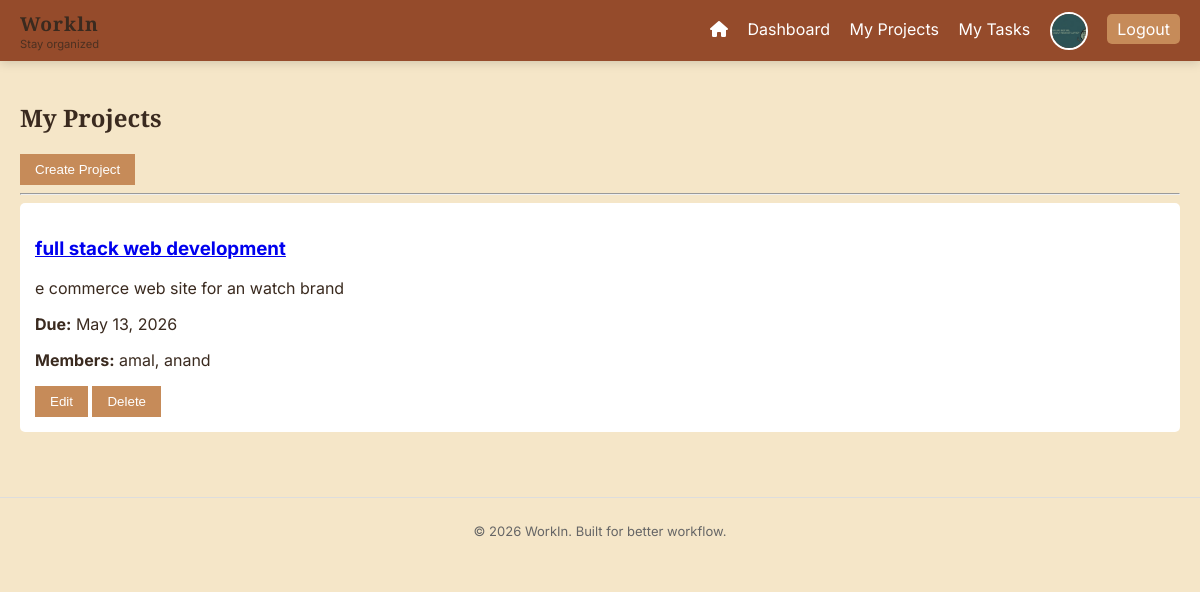
/projects/ (signed in), run on the app's committed database.
### users/models.py (models this page shows)
class CustomUser(AbstractUser):
    ROLE_CHOICES = (
        ('admin', 'Admin'),
        ('member', 'Member'),
    )
    role = models.CharField(max_length=10, choices=ROLE_CHOICES, default='member')
    mobile_number = models.CharField(max_length=15, blank=True, null=True)
    profile_picture = models.ImageField(upload_to='profile_pics/', blank=True, null=True)
    job_title = models.CharField(max_length=100, blank=True, null=True)

### projects/models.py (models this page shows, shortened)
class Project(models.Model):
    name = models.CharField(max_length=100)
    description = models.TextField()
    created_by = models.ForeignKey(User, on_delete=models.CASCADE)
    members = models.ManyToManyField(User, related_name='projects')
    due_date = models.DateField(null=True, blank=True)

### projects/views.py (the view, shortened to what this page needs)
# urls.py: path('', project_list, name='projects'),
@login_required
def project_list(request):
    user = request.user
    projects = Project.objects.filter(members=user)
    users = User.objects.all()
    return render(request, 'projects.html', {
        'projects': projects,
        'users': users,
        'page_title': 'My Projects'
    })

### templates/projects.html (shortened to what this page needs)
{% extends 'base.html' %}
{% block content %}
<h2>{{ page_title }}</h2>
{% if request.user.role == 'admin' %}
    <button onclick="toggleForm()">Create Project</button>
{% endif %}
<hr>
{% for project in projects %}
    <div class="card">
        <a href="{% url 'project_detail' project.id %}">
        <h3>{{ project.name }}</h3></a>
        <p>{{ project.description }}</p>
        <p><strong>Due:</strong> {{ project.due_date }}</p>
        <p><strong>Members:</strong> {% for member in project.members.all %}{{ member.username }}{% if not forloop.last %}, {% endif %}{% empty %}None{% endfor %}</p>
        {% if request.user.role == 'admin' %}
            <button onclick="toggleEdit({{ project.id }})">Edit</button>
            <form method="POST" style="display:inline;">
                <button type="submit">Delete</button>
            </form>
        {% endif %}
    </div>
{% empty %}
    <p>No projects found</p>
{% endfor %}
{% endblock %}

### templates/base.html (shortened to what this page needs)
{% load static %}
<!DOCTYPE html>
<html>
<head>
    <link rel="stylesheet" href="{% static 'style.css' %}">
    <link rel="stylesheet" href="https://cdnjs.cloudflare.com/ajax/libs/font-awesome/6.0.0/css/all.min.css">
</head>
<body>
    <nav>
    <div class="nav-brand">
        <h2>Workln</h2>
        <span class="nav-slogan">Stay organized</span>
    </div>
    <div class="nav-links">
        {% if request.path != '/' %}
        <a href="{% url 'home' %}" title="Home"><i class="fas fa-home"></i></a>
        {% endif %}
        <a href="{% url 'dashboard' %}">Dashboard</a>
        <a href="{% url 'projects' %}">My Projects</a>
        <a href="{% url 'tasks' %}">My Tasks</a>
        {% if request.user.is_authenticated %}
            <a href="{% url 'profile' %}" style"= gap:0.4rem; text-decoration:none;">
                {% if request.user.profile_picture %}
                    <img src="{{ request.user.profile_picture.url }}"
                         style="width:34px; height:34px; border-radius:50%; object-fit:cover; border:2px solid #fff; vertical-align:middle;">
                {% else %}
                    <span style="width:34px; height:34px; border-radius:50%; background:#888; display:inline-flex; align-items:center; justify-content:center; font-size:1rem; color:#fff;">👤</span>
                {% endif %}
            </a>
            <a href="{% url 'logout' %}" class="logout">Logout</a>
        {% endif %}
    </div>
</nav>
    <div class="container">
        {% block content %}
        {% endblock %}
    </div>
    <footer class="footer">
    <p>© 2026 WorkIn. Built for better workflow.</p>
</footer>
</body>
</html>

### static/style.css (style rules this page uses)
:root { --primary: #8B3A1A; --secondary: #C68B59; --background: #F5E6C8; --text: #3a2a1f; }
body { margin: 0; font-family: Arial; background: var(--background); color: var(--text); }
nav { position: sticky; top: 0; z-index: 1000; display: flex; justify-content: space-between; align-items: center; padding: 10px 20px; background: rgba(139, 58, 26, 0.9); backdrop-filter: blur(10px); box-shadow: 0 2px 10px rgba(0,0,0,0.15); }
nav a { color: white; margin-left: 15px; text-decoration: none; }
.nav-brand { display: flex; flex-direction: column; }
.nav-brand h2 { margin: 0; font-size: 1.2rem; letter-spacing: 1px; }
.nav-slogan { font-size: 0.7rem; opacity: 0.8; }
.container { padding: 20px; }
.card { background: white; padding: 15px; margin-bottom: 15px; border-radius: 5px; }
button { background: var(--secondary); color: white; border: none; padding: 8px 15px; cursor: pointer; }
h1, h2 { font-family: 'Playfair Display', serif; }
body { font-family: 'Inter', sans-serif; }
.footer { text-align: center; padding: 12px; font-size: 13px; color: #666; border-top: 1px solid #ddd; margin-top: 30px; }
.logout { background: var(--secondary); padding: 5px 10px; border-radius: 5px; }

### data on the page
CustomUser: user.profile_picture (picture), username "amal"
Project: name "full stack web development", description "e commerce web site for an watch brand", due_date "May 13, 2026"
CustomUser: username "anand"

### other printed values
{{ page_title }} "My Projects"
